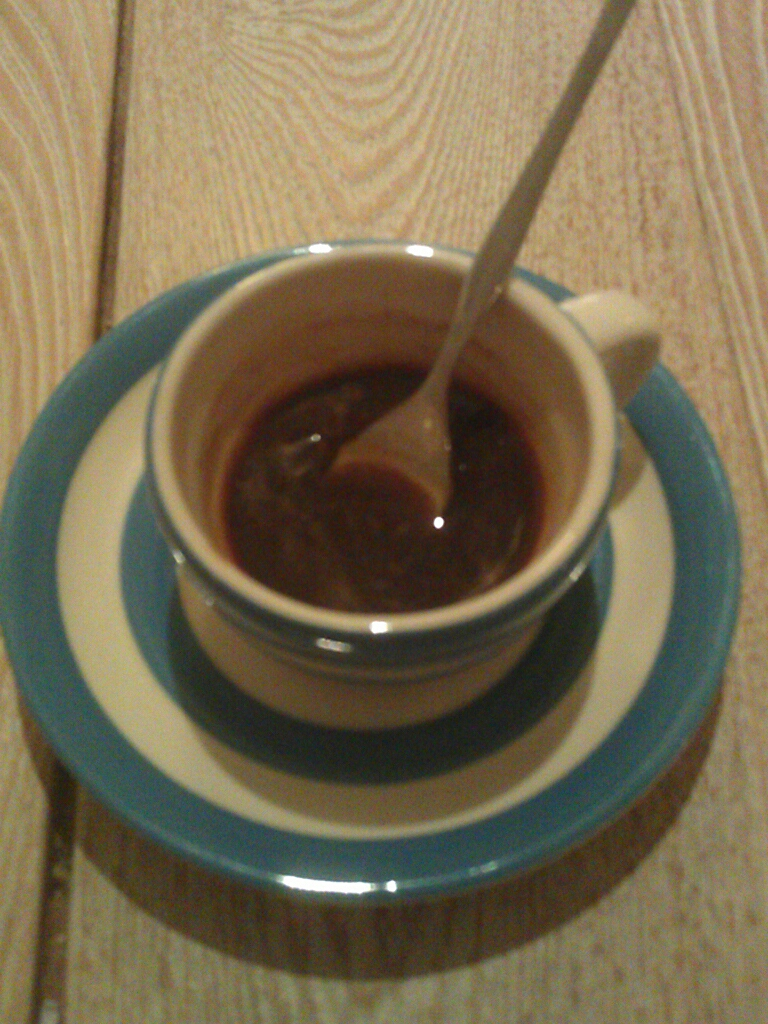
#> input picture basic/coffee.jpg, 768 x 1024 px
$ python imgadd.py
#> lines starting #> are read from the running program, lines starting #| are printed output that depends on the picture
import  cv2
import  numpy as np

# 图的加法运算 就是矩阵的加法运算
# 因此，加法运算的两张图必须是相等的

coffee = cv2.imread('./coffee.jpg')
#> coffee is the input picture: shape (1024, 768, 3); mean B, G, R 81.6, 108.6, 121.4
print(coffee.shape)
#| (1024, 768, 3)

img = np.ones((1024,768,3),np.uint8) * 50
cv2.imshow('org',coffee)
result = cv2.add(coffee,img)
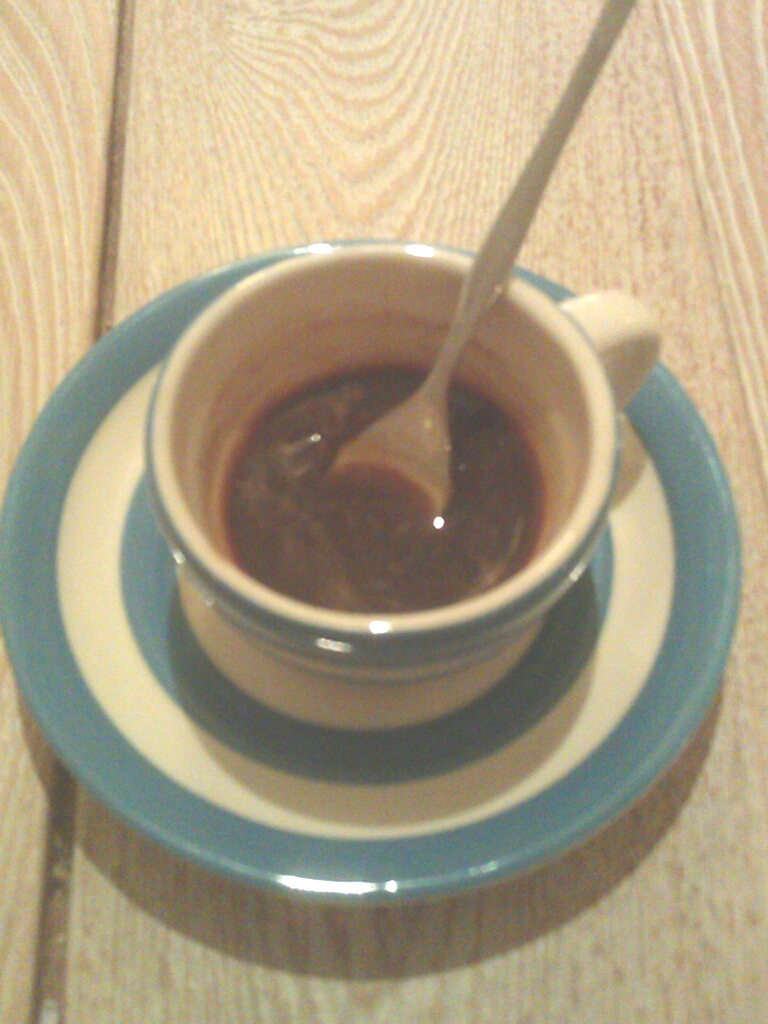
#> result: shape (1024, 768, 3); mean B, G, R 131.5, 158.5, 171.3
result2 = cv2.subtract(coffee,img)
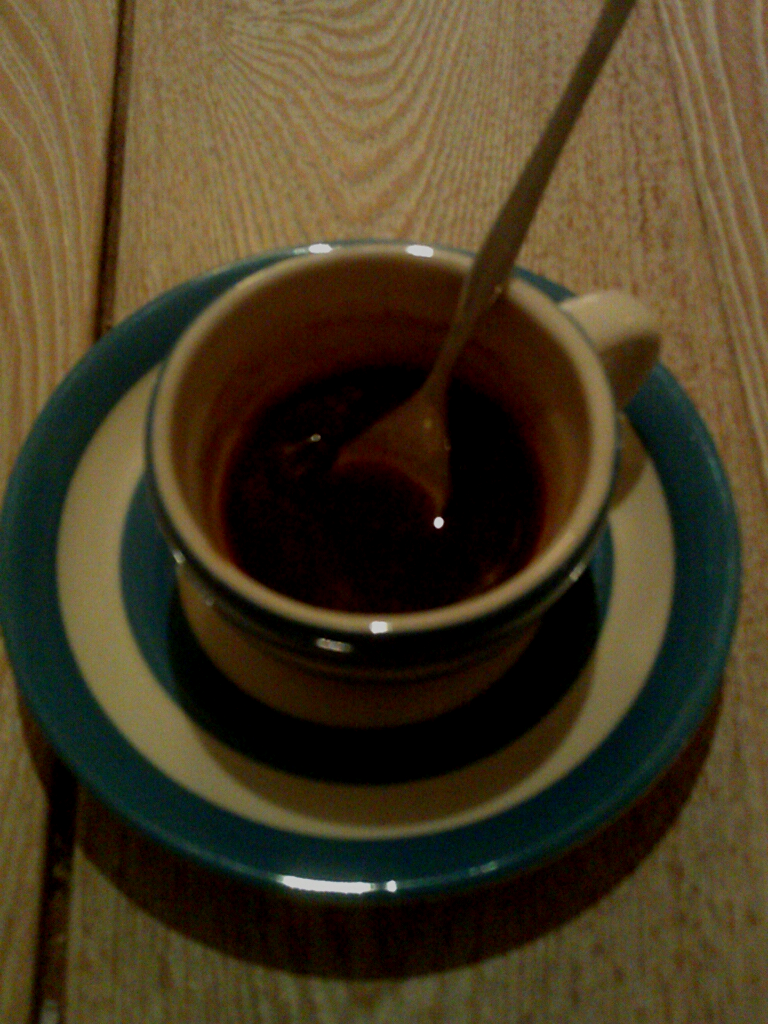
#> result2: shape (1024, 768, 3); mean B, G, R 36.5, 60.3, 72.2
result3 = cv2.multiply(coffee,img)
result4 = cv2.divide(coffee,img)
cv2.imshow('result',result)
cv2.imshow('result2',result2)
cv2.imshow('result3',result3)
cv2.imshow('result4',result4)
cv2.waitKey(0)
